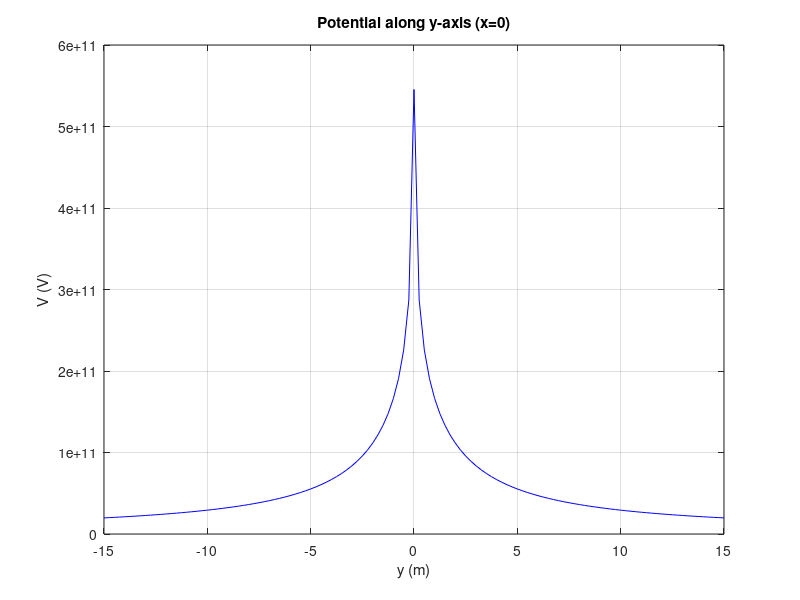

The MATLAB source for this figure:

clc
clear

% Non-uniform charged rod: potential along y-axis
% Inputs
fprintf('Preset options:\n')
fprintf('1) L=1 m, lambda0=1e-6 C/m\n')
fprintf('2) L=0.5 m, lambda0=5e-7 C/m\n')
fprintf('3) Custom\n')
opt = input('Choose 1-3: ');
if opt == 1
    L = 1; lambda0 = 1e-6;
elseif opt == 2
    L = 0.5; lambda0 = 5e-7;
else
    L = input('Enter rod half-length L (m): ');
    lambda0 = input('Enter lambda0 (C/m): ');
end

% Constants
eps0 = 8.854e-12;
k = 1/(4*pi*eps0);

% Rod discretization
Nrod = 200;
dx = (2*L)/Nrod;
xi = -L + dx/2 : dx : L - dx/2;

% Charge density and dq
lam = lambda0*(1 - (xi./L).^2);
i = 1;
while i <= Nrod
    if lam(i) < 0
        lam(i) = 0;
    end
    i = i + 1;
end
dq = lam*dx;
Qtot = 0;
i = 1;
while i <= Nrod
    Qtot = Qtot + dq(i);
    i = i + 1;
end

% Potential along y-axis (x=0)
rmax = 3*L;
dr = 0.05*L;
rvals = -rmax:dr:rmax;
Nvals = (2*rmax)/dr + 1;
Vaxis = zeros(1,Nvals);
i = 1;
while i <= Nvals
    y = rvals(i);
    Vtemp = 0;
    n = 1;
    while n <= Nrod
        rx = 0 - xi(n);
        ry = y;
        r = sqrt(rx^2 + ry^2);
        if r < 0.25*dx
            r = 0.25*dx;
        end
        Vtemp = Vtemp + k*dq(n)/r;
        n = n + 1;
    end
    Vaxis(i) = Vtemp;
    i = i + 1;
end

% Plot potential
plot(rvals,Vaxis,'b')
grid on
title('Potential along y-axis (x=0)')
xlabel('y (m)')
ylabel('V (V)')

% Outputs
fprintf('\n--- Results ---\n')
fprintf('L = %.3f m\n', L)
fprintf('lambda0 = %.3e C/m\n', lambda0)
fprintf('Total charge Qtot = %.3e C\n', Qtot)
fprintf('Max potential on plot = %.3e V\n', max(Vaxis))
